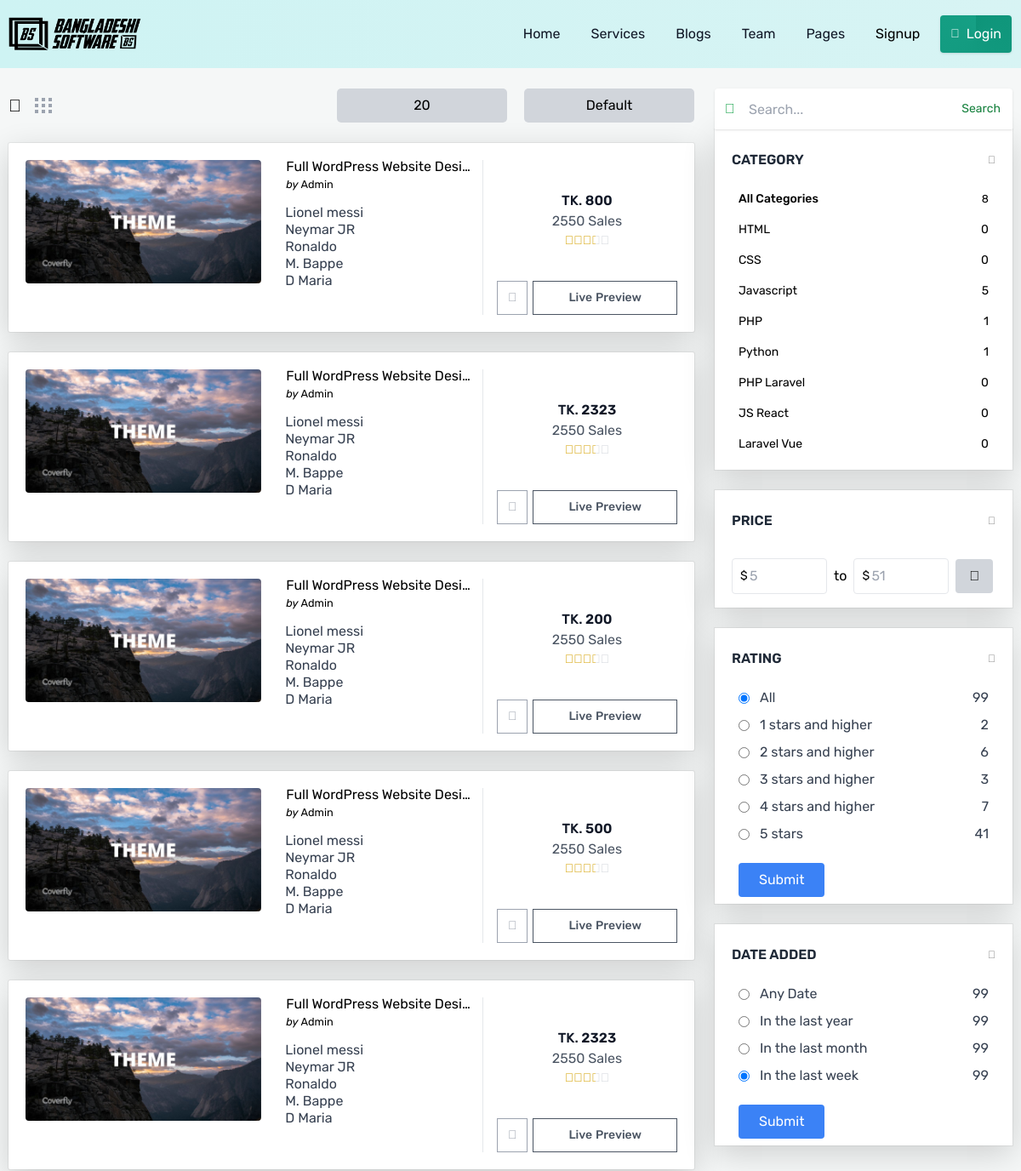
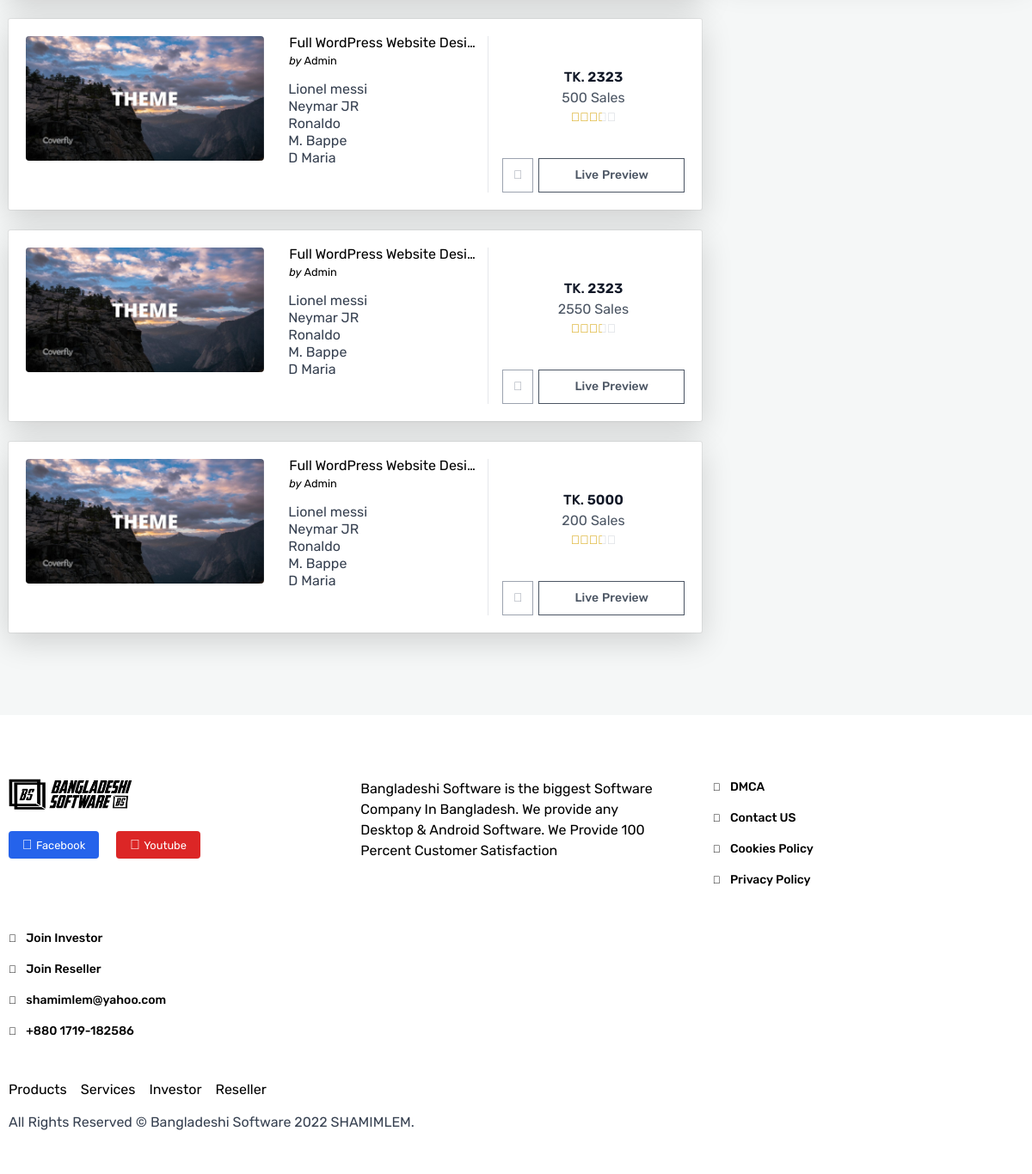
The app's page /index.php?items=20 with its own data (2 pictures, top to bottom).
### tables this page shows
CREATE TABLE `website` (
  `id` int(255) NOT NULL,
  `title` varchar(255) NOT NULL,
  `logo` varchar(255) NOT NULL,
  `description` varchar(255) NOT NULL,
  `keyword` varchar(255) NOT NULL,
  `url` varchar(255) NOT NULL,
  `phone` varchar(300) NOT NULL,
  `mail` varchar(255) NOT NULL,
  `address` varchar(255) NOT NULL,
  `footer_text` varchar(255) NOT NULL,
  `facebook` varchar(255) NOT NULL,
  `youtube` varchar(255) NOT NULL,
  `linkedin` varchar(255) NOT NULL,
  `file_name` varchar(255) NOT NULL,
  `favicon_name` varchar(255) NOT NULL
);

CREATE TABLE `products` (
  `id` int(255) NOT NULL,
  `pid` int(255) NOT NULL,
  `title` varchar(255) NOT NULL,
  `link` varchar(255) NOT NULL,
  `regular_price` int(255) NOT NULL,
  `sell_price` int(255) NOT NULL,
  `sell` int(255) NOT NULL,
  `review` int(255) NOT NULL,
  `comment` int(255) NOT NULL,
  `category` varchar(255) NOT NULL,
  `mini_content` varchar(255) NOT NULL,
  `content` longtext NOT NULL,
  `description` longtext NOT NULL,
  `status` varchar(255) NOT NULL,
  `file_name1` varchar(255) NOT NULL DEFAULT 'image.png',
  `file_name2` varchar(255) NOT NULL DEFAULT 'image.png',
  `file_name3` varchar(255) NOT NULL DEFAULT 'image.png',
  `file_name4` varchar(255) NOT NULL DEFAULT 'image.png',
  `time` int(255) NOT NULL
);

CREATE TABLE `person` (
  `id` int(255) NOT NULL,
  `name` varchar(255) NOT NULL,
  `phone` varchar(300) NOT NULL,
  `address` varchar(255) NOT NULL,
  `email` varchar(255) NOT NULL,
  `password` varchar(255) NOT NULL,
  `role` varchar(255) NOT NULL DEFAULT 'User',
  `file_name` varchar(255) NOT NULL DEFAULT 'avatar.jpg',
  `balance` int(255) NOT NULL,
  `terms` varchar(255) NOT NULL DEFAULT 'Desline',
  `time` int(255) NOT NULL
);

CREATE TABLE `category` (
  `id` int(255) NOT NULL,
  `category` varchar(255) NOT NULL,
  `time` int(255) NOT NULL
);

### index.php (the view, shortened to what the rows shown need)
<?php include("common/header.php");?>
</header>
  <main style="min-height: calc(100vh - 80px)">
    <div class="flex items-start">
      <div class="container flex flex-col lg:flex-row gap-y-5 py-6 xl:py-12 lg:gap-y-0 lg:gap-x-6 sm:items-start">
        <div class="w-full">
        <br>
          <div class="items list_view">
          <?php
          if(isset($_GET['src'])){
            $src = $_GET['src'];
            $products = _query("SELECT products.*,person.* FROM products INNER JOIN person ON products.pid=person.id WHERE products.status='Publish' AND (person.name='$src' OR products.title LIKE '%$src%' OR category='$src' OR sell_price='$src')");
          }elseif(isset($_GET['items'])){
            $items = $_GET['items'];
            $products = _get("products","status='Publish' LIMIT $items;");
          }elseif(isset($_GET['sort'])){
            $sort = $_GET['sort'];
            $products = _get("products","status='Publish' ORDER BY sell_price $sort");
          }elseif(isset($_GET['category'])){
            $category = $_GET['category'];
            $products = _get("products","status='Publish' AND category='$category'");
          }elseif(isset($_GET['from'])){
            $from = $_GET['from'];
            $to = $_GET['to'];
            $products = _get("products","status='Publish' AND sell_price BETWEEN $from AND $to");
          }
          while($data = mysqli_fetch_assoc($products)){
            $autor_id = $data['pid'];
            $autor = _fetch("person","id=$autor_id");
          ?>
            <div class="item">
              <a href="item.php?id=<?php echo $data['id']?>" class="item_link"></a>
              <div>
                <img class="w-full h-auto rounded"
                  src="admin/upload/<?php echo $data['file_name1']?>"/>
              </div>
              <div>
                <h3 style="padding-left:13px"><?php echo $data['title']?></h3>
                <p style="padding-left:13px"><small> <i>by</i> <a href="index.php?autor=<?php echo $autor['name']?>"><?php echo $autor['name']?></a></small></p>
                <ul class="list_icon">
                  <?php echo $data['mini_content']?>
                </ul>
              </div>
              <div>
                <div>
                  <div>
                    <span class="font-medium">TK.</span>
                    <span><?php echo $data['sell_price']?></span>
                  </div>
                  <p><?php echo $data['sell']?> Sales</p>
                  <div>
                    <i class="fa-solid fa-star"></i>
                    <i class="fa-solid fa-star"></i>
                    <i class="fa-solid fa-star"></i>
                    <i class="fa-solid fa-star"></i>
                    <i class="fa-solid fa-star"></i>
                    <div style="width:70%">
                      <i class="fa-solid fa-star"></i>
                      <i class="fa-solid fa-star"></i>
                      <i class="fa-solid fa-star"></i>
                      <i class="fa-solid fa-star"></i>
                    </div>
                  </div>
                </div>
                <div>
                  <a id="show_added_popup" href="#"><i class="fa-solid fa-cart-shopping"></i></a>
                  <a target="_blank" href="<?php echo $data['link']?>">
                    <span>Live</span>
                    <span>Preview</span>
                  </a>
                </div>
              </div>
            </div>
          <?php }?>
          </div>
        </div>
        <?php include("common/right-sidebar.php");?>
      </div>
    </div>
  </main>
  <br>
  <br>
  <br>
<?php include("common/footer.php");?>

### common/header.php (shortened to what the rows shown need)
<?php include("admin/config/functions.php");
  $website = _fetch("website","id=1");
 $cr_url = $_SERVER['SCRIPT_NAME'];
 $cr_url = substr($cr_url,strrpos($cr_url,'/')+1);
?>
<!DOCTYPE html>
<html lang="en">
<head>
  <link rel="stylesheet" href="assets/css/styles.css" />
  <link rel="stylesheet" href="assets/css/custom.css" />
</head>
<body>
  <header class="relative" style="background-image: linear-gradient(to right, #CEF3F3, #cef3f3c2), url('https://www.bangladeshisoftware.com/wp-content/uploads/2019/06/header-bg-copyright.jpg'); background-repeat: no-repeat; background-size: cover;">
    <div class="container flex justify-between items-center h-20 mb-auto relative z-50">
      <a href="index.php" class="w-fit">
        <?php if(!empty($website['file_name'])){?>
        <img class="h-10" src="admin/upload/<?php echo $website['file_name']?>" />
        <?php }else{?>
        <h2 style="font-size: 25px;font-weight:bold;font-family:'Courier New', Courier, monospace"><?php echo $website['title']?></h2>
        <?php }?>
      </a>
    </div>

### common/right-sidebar.php (shortened to what the rows shown need)
<?php
 $cr_index = trim($cr_url,".php");
 if($cr_index=='services'){
    $index = 'service';
    $index2 = 'service';
    }else{
      $index2 = 'products';
    }
?>
      <div class="sticky -top-52 w-full lg:min-w-[350px] lg:w-[350px]">
          <div style="box-shadow:rgba(0, 0, 0, 0.16) 0px 10px 36px 0px,rgba(0, 0, 0, 0.06) 0px 0px 0px 1px" class="sidebar_item overflow-hidden bg-white shadow px-5">
            <div class="ds_div" data-ref="Category">
              <div class="py-0">
                <ul class="pb-3">
                  <?php
                  $all_ctg = _get("category","id !='' LIMIT 10");
                  while($ctg = mysqli_fetch_assoc($all_ctg)){
                    $ctg_name = $ctg['category'];
                  ?>
                  <a href="<?php echo $cr_url;?>?category=<?php echo $ctg['category']?>">
                    <li
                      class="w-full flex items-center justify-between text-sm p-2 hover:bg-cyan-800 hover:text-white rounded">
                      <span><?php echo $ctg['category']?></span>
                      <?php
                      $all_index = _get("$index2","category='$ctg_name' AND status='Publish'");
                      $cr_index = mysqli_num_rows($all_index);
                      ?>
                      <span><?php echo $cr_index; ?></span>
                    </li>
                  </a>
                  <?php }?>
                </ul>
              </div>
            </div>
          </div>
          <br>
          <br>
          <br>
        </div>

### common/footer.php (shortened to what the rows shown need)
<footer class="bg-white pt-[74px]">
    <div class="container grid sm:grid-cols-2 lg:grid-cols-3 2xl:grid-cols-4 gap-12">
      <div class="space-y-6">
        <img class="w-36" src="admin/upload/<?php echo $website['file_name']?>" alt="">
        <div class="flex space-x-5">
          <a target="_blank" href="<?php echo $website['facebook']?>"
            class="bg-blue-600 text-white px-4 py-1 rounded shadow-sm">
          </a>
          <a target="_blank" href="<?php echo $website['youtube']?>"
            class="bg-red-600 text-white px-4 py-1 rounded shadow-sm">
          </a>
        </div>
      </div>
      <div>
        <p><?php echo $website['description']?></p>
      </div>
      <div class="2xl:pl-20">
        <ul class="w-fit 2xl:mx-auto space-y-4">
          <li class="space-x-2 text-sm font-medium hover:text-gray-600">
            <small class="text-xs"><i class="fa-solid fa-chevron-right"></i></small>
            <a href="mailto:<?php echo $website['mail']?>"><?php echo $website['mail']?></a>
          </li>
          <li class="space-x-2 text-sm font-medium hover:text-gray-600">
            <small class="text-xs"><i class="fa-solid fa-chevron-right"></i></small>
            <a href="tel:<?php echo $website['phone']?>"><?php echo $website['phone']?></a>
          </li>
        </ul>
      </div>
    </div>
    <div class="container flex flex-col xl:flex-row w-full justify-between items-center gap-y-4 xl:gap-y-0 py-12">
      <p class="w-full xl:text-right">
        <span class="text-gray-700 text-base"><?php echo $website['footer_text']?></span>
      </p>
    </div>
  </footer>
</body>
</html>

### records on screen
website: file_name (picture), description "Bangladeshi Software is the biggest Software Company In Bangladesh. We provide any Desktop & Android Software. We Provide 100 Percent Customer Satisfaction", mail "shamimlem@yahoo.com", phone "+880 1719-182586", footer_text "All Rights Reserved © Bangladeshi Software 2022 SHAMIMLEM."
products: file_name1 (picture), title "Full WordPress Website Desi…", person.name "Admin", mini_content "Lionel messi Neymar JR Ronaldo M. Bappe D Maria", sell_price "800", sell "2550"
products: file_name1 (picture), title "Full WordPress Website Desi…", person.name "Admin", mini_content "Lionel messi Neymar JR Ronaldo M. Bappe D Maria", sell_price "2323", sell "2550"
products: file_name1 (picture), title "Full WordPress Website Desi…", person.name "Admin", mini_content "Lionel messi Neymar JR Ronaldo M. Bappe D Maria", sell_price "200", sell "2550"
products: file_name1 (picture), title "Full WordPress Website Desi…", person.name "Admin", mini_content "Lionel messi Neymar JR Ronaldo M. Bappe D Maria", sell_price "500", sell "2550"
products: file_name1 (picture), title "Full WordPress Website Desi…", person.name "Admin", mini_content "Lionel messi Neymar JR Ronaldo M. Bappe D Maria", sell_price "2323", sell "2550"
products: file_name1 (picture), title "Full WordPress Website Desi…", person.name "Admin", mini_content "Lionel messi Neymar JR Ronaldo M. Bappe D Maria", sell_price "2323", sell "500"
products: file_name1 (picture), title "Full WordPress Website Desi…", person.name "Admin", mini_content "Lionel messi Neymar JR Ronaldo M. Bappe D Maria", sell_price "2323", sell "2550"
products: file_name1 (picture), title "Full WordPress Website Desi…", person.name "Admin", mini_content "Lionel messi Neymar JR Ronaldo M. Bappe D Maria", sell_price "5000", sell "200"
category: category "HTML", cr_index "0"
category: category "CSS", cr_index "0"
category: category "Javascript", cr_index "5"
category: category "PHP", cr_index "1"
category: category "Python", cr_index "1"
category: category "PHP Laravel", cr_index "0"
category: category "JS React", cr_index "0"
category: category "Laravel Vue", cr_index "0"

### other values on screen
$_GET['items'] "20"
$index "8"
